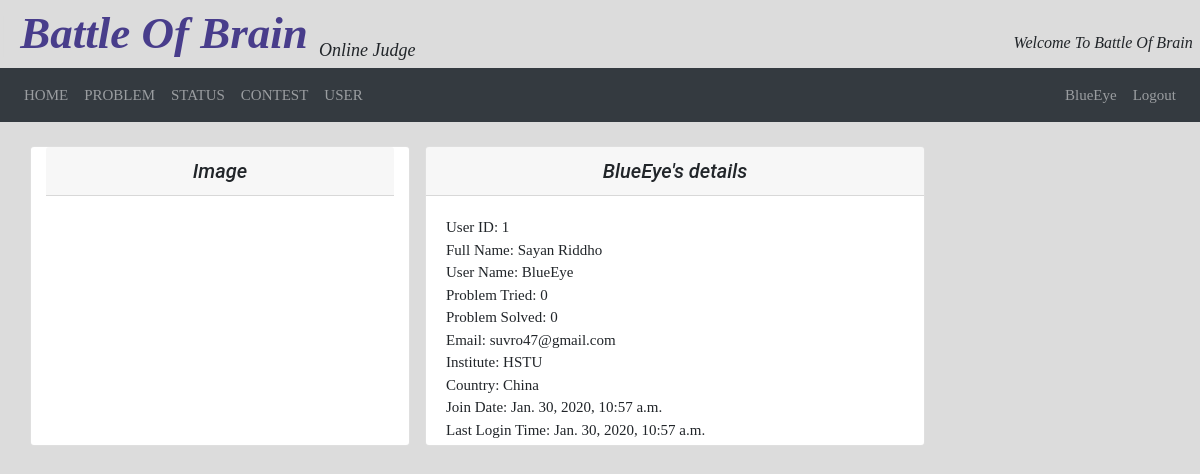
The app's page /profile/ (signed in), older data.
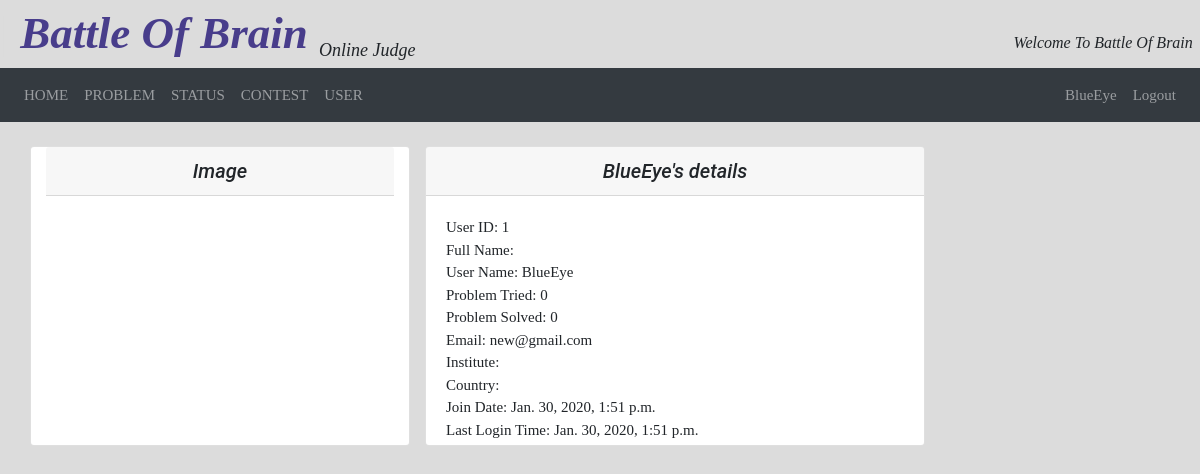
The same page, newer data.
### user/models.py (models this page shows, shortened)
class CustomUser(AbstractUser):
    full_name = models.CharField(max_length=100, blank=False)
    institute = models.CharField(max_length=100, blank=False)
    country = models.CharField(max_length=100, blank=False)
    problem_tried = models.IntegerField(default=0)
    problem_solved = models.IntegerField(default=0)

### user/views.py (the view)
# urls.py: path('profile/', user_views.profile, name='profile'),
def profile(request):
    return render(request, 'profile.html')

### templates/profile.html (shortened to what this page needs)
{% extends 'base.html' %}
{% block content %}
<div class="container">
  <div class="row">
    <div class="col-md-4 card mb-4  mt-4 left  top">
      <h5 class="card-header" align="center"> <i> Image </i></h5>
      <div class="card-body">
       </div>
    </div>
<div class="col-md-4 float-right ">
   <div class="card my-4">
     <h5 class="card-header" align="center"> <i> {{user.username}}'s details </i></h5>
    <div class="card-body">
      <p1 style=" font-family : 'Times New Roman'; "> User ID:  {{user.id}} </p1> <br>
      <p1 style=" font-family : 'Times New Roman'; "> Full Name:  {{user.full_name}} </p1> <br>
      <p1 style=" font-family : 'Times New Roman'; "> User Name:  {{user.username}} </p1> <br>
      <p1 style=" font-family : 'Times New Roman'; "> Problem Tried:  {{user.problem_tried}} </p1> <br>
      <p1 style=" font-family : 'Times New Roman'; "> Problem Solved:  {{user.problem_solved}} </p1> <br>
      <p1 style=" font-family : 'Times New Roman'; "> Email:  {{user.email}} </p1> <br>
      <p1 style=" font-family : 'Times New Roman'; "> Institute:  {{user.institute}} </p1> <br>
      <p1 style=" font-family : 'Times New Roman'; "> Country:  {{user.country}} </p1> <br>
      <p1 style=" font-family : 'Times New Roman'; "> Join Date:  {{user.date_joined}} </p1> <br>
      <p1 style=" font-family : 'Times New Roman'; "> Last Login Time:  {{user.last_login}} </p1> <br>
    </div>
   </div>
</div>
</div>
</div>
</div>
{% endblock %}

### templates/base.html (shortened to what this page needs)
<!doctype html>
<html lang="en">
<head>
    <link rel="stylesheet" href="https://stackpath.bootstrapcdn.com/bootstrap/4.2.1/css/bootstrap.min.css">
</head>
<body class ='bg'>
<p1 style=" font-family: 'Times New Roman', serif; font-size:45px; "> <font color="#dcdcdc"> | </font> <i> <b> <a href="{% url 'home' %}" style="text-decoration: none"> <font color="#483D8B"> Battle Of Brain </font> </a> </b> </i> <sub> <font size = "4" > <i> Online Judge </i></font> </sub>  <p4 style="float:right"> <font size="3"> <i>Welcome To Battle Of Brain </i>  <font color="#dcdcdc"> | </font> </font></p4> </p1>
   <nav class="navbar navbar-expand-lg navbar-dark bg-dark">
       <div class="collapse navbar-collapse" id="navbarNavDropdown">
           <ul class="navbar-nav">
              <li class="nav-item">
                   <a class="nav-link" href="{% url 'home' %}"> <p1 style=" font-family : 'Times New Roman'; "> HOME </p1> </a>
              </li>
              <li class="nav-item">
                  <a class="nav-link" href="#">  <p1 style=" font-family : 'Times New Roman'; "> PROBLEM </p1> </a>
              </li>
              <li class="nav-item">
                  <a class="nav-link" href="#">  <p1 style=" font-family : 'Times New Roman'; "> STATUS </p1>  </a>
              </li>
              <li class="nav-item">
                  <a class="nav-link" href= "#"> <p1 style=" font-family : 'Times New Roman'; "> CONTEST </p1> </a>
              </li>
              <li class="nav-item">
                  <a class="nav-link" href="{% url 'profiles' %}">  <p1 style=" font-family : 'Times New Roman'; "> USER </p1> </a>
              </li>
           </ul>
       </div>
       <div class="navbar-nav ml-auto">
        {% if user.is_authenticated %}
           <a href = "{% url 'profile' %}" class="nav-item nav-link"> <p1 style=" font-family : 'Times New Roman'; "> {{user.username}} </p1> </a>
            <a href = "{% url 'logout' %}?next={{request.path}}" class="nav-item nav-link"><p1 style=" font-family : 'Times New Roman'; "> Logout </p1> </a>
        {% else %}
           <a href="{% url 'login' %}?next={{request.path}}" class="nav-item nav-link"> <p1 style=" font-family : 'Times New Roman'; "> Login </p1> </a>
           <a href="{% url 'signup' %}" class="nav-item nav-link"><p1 style=" font-family : 'Times New Roman'; "> Register </p1>
        {% endif %}
       </div>
   </nav>
<div class = 'main_body'>
{% block content %}
{% endblock %}
  </body>
</html>

### templates/base.html (style rules this page uses)
.bg { background-color: #dcdcdc; min-height : 100%; }

### templates/profile.html (style rules this page uses)
body { font-family: "Roboto", sans-serif; font-size: 15px; background-color: #fdfdfd; }
.card { box-shadow: 0 0px 0px #E3E7EB; height : 300px; width : 500px; }

Row changes from the older to the newer data that the page shows:
changed CustomUser "BlueEye": email "suvro47@gmail.com" → "new@gmail.com"; date_joined "Jan. 30, 2020, 10:57 a.m." → "Jan. 30, 2020, 1:51 p.m."; last_login "Jan. 30, 2020, 10:57 a.m." → "Jan. 30, 2020, 1:51 p.m."; full_name "Sayan Riddho" → (not shown); institute "HSTU" → (not shown); country "China" → (not shown)
